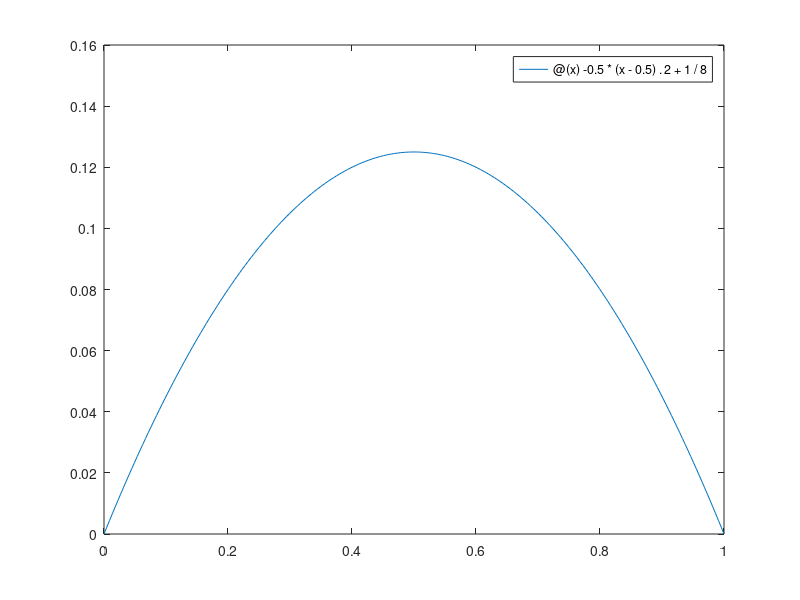

MATLAB code for this plot: (Note: this script raises an error after producing the figure.)
clear all;
% %% 
% 
% 
% 
% 
% 
% %TEST_MAIN LIVESCRIPT BENUTZEN
% 
% 
% 
% 
% 
% 
% 
% 
% 
% 
% 
% 
% 
% 
% 
% 
% 
% 
% 
% 
% 
% 
% 
% 
% 
%% print analytical solution f =1
u_ana1 = @(x) -0.5*(x-0.5).^2 +1/8;

fplot(u_ana1,[0 1]);
hold all
%print analytical solution f = 2* dirac(x-0.5)
u_ana2 = @(x) x + (1 - 2*x).*heaviside(-1 + 2*x);

fplot(u_ana2,[0 1]);


%% finite elements in 1 D

 x1 =0;
 xn =1;
 dx = 0.1;
 
 x = grid(x1,xn,dx);
 
 
 f1 = @(x) 1;
 f2 = @(x) 2*dirac(x-0.5);
 

 [D,b] = assmbleMatrix(x,f1);
 u1 = linEqsSolver(D,b);
 
 plot(x,u1); 
 
 [D,b] = assmbleMatrix(x,f2);
 u2 = linEqsSolver(D,b);
 
 plot(x,u2); 
 
 xlabel('x')
 ylabel('y')
 title('1D FEM vs Analytical Solution')
 
hold off

%%  convergence behavior
% val1 = l2Error(f1,u_ana1,x1,xn);
% loglog(val1(:,1),val1(:,2));
% 
% hold on
% val2 = l2Error(f2,u_ana2,x1,xn);
% loglog(val2(:,2),val2(:,1));
% 

 
